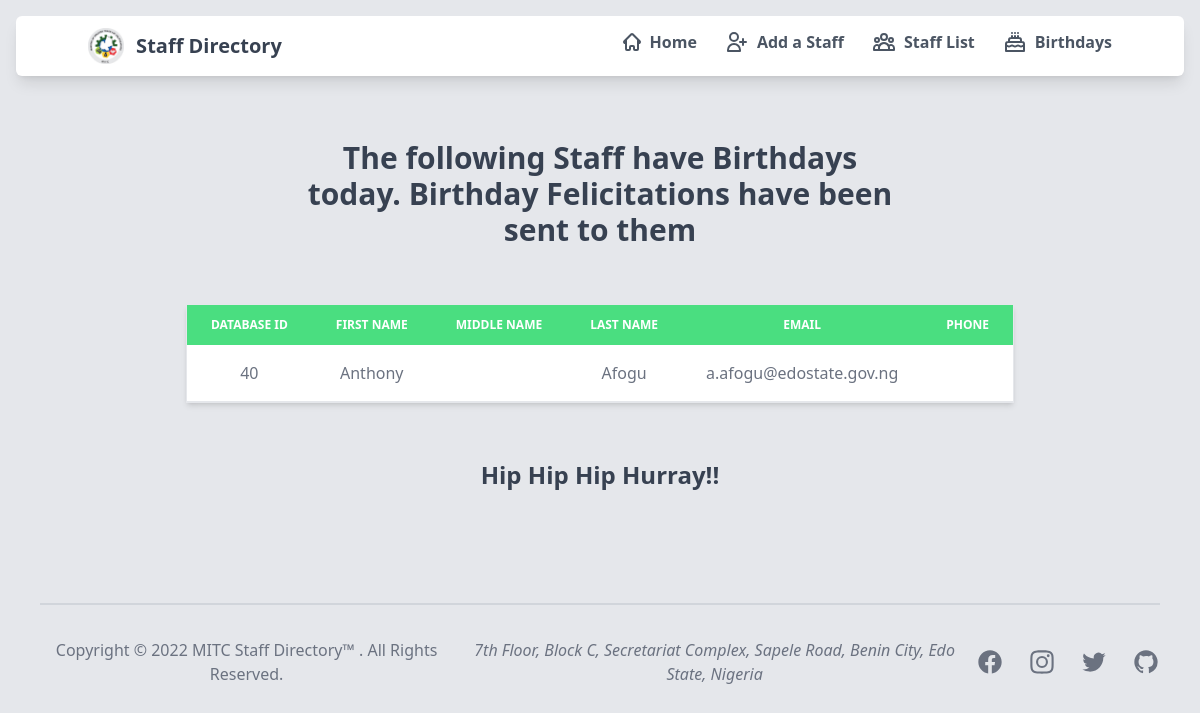
The page /birthday/ on the database its author committed.
### sendmail/models.py (models this page shows, shortened)
class staffDetails(models.Model):
    first_name = models.CharField('First Name', max_length=20, null=False)
    middle_name = models.CharField('Middle Name', max_length=20, null=True, blank=True)
    last_name = models.CharField('Last Name', max_length=20, null=False)
    phone_number = PhoneNumberField(('Phone Number'), default='08012345678')
    email = models.EmailField('Official Email', max_length = 254, null=False)
    cadre = models.CharField('Cadre', max_length=50, null=False)
    first_appointment = models.DateField(("Date of First Appointment"), default=datetime.date.today, null=False, blank=False)
    department = models.CharField('Department', max_length=100, null=False, default='Admin Dept (default)')
    level = models.IntegerField('Grade Level', null=False)
    step = models.IntegerField('Step', null=False)
    staff_image = models.ImageField(
        verbose_name="Profile Picture",
        upload_to='staffimages',
        default='staffimages/default.jpg'
    )
    GENDER = (
        (1, 'Male'),
        (2, 'Female'),
        (3, 'Prefer not to say')
    )
    gender = models.IntegerField('Gender', choices=GENDER, default=2)
    MONTHS = (
        (1, 'January'),
        (2, 'February'),
        (3, 'March'),
        (4, 'April'),
        (5, 'May'),
        (6, 'June'),
        (7, 'July'),
        (8, 'August'),
        (9, 'September'),
        (10, 'October'),
        (11, 'November'),
        (12, 'December')
    )
    birth_month = models.IntegerField('Birth Month', choices=MONTHS, default=1)
    birth_day = models.IntegerField('Birth Day', null=False)
    class Meta:
        db_table = 'sendmail_staffdetails'
    @property
    def BIRTHDAY_TODAY(self):
        if (self.birth_month, self.birth_day) == (date.today().month, date.today().day):
            return True
        return False

### sendmail/views.py (the view)
# urls.py: path('', views.bdaycheck, name = 'birthday')
def bdaycheck(request):
    data = staffDetails.objects.all()
    print("\nChecking...\n")
    if celebrants := [
            {
                'databaseid': record.id,
                'firstname': record.first_name,
                'middlename': record.middle_name,
                'lastname': record.last_name,
                'email': record.email,
                'phonenumber': record.phone_number
            }
            for record in data if record.BIRTHDAY_TODAY
        ]:
        print("We have birthday(s) today: \n")
        for celebrant in celebrants:
            for key, value in celebrant.items():
                print(f'{key}: {value}')
            print('')
        return sendmail(request, celebrants)
    else:
        print("No birthdays today \n")
        t = loader.get_template('nobirthday.html')
        return HttpResponse(t.render())

### sendmail/templates/emailsent.html (shortened to what this page needs)
{% extends "base.html" %}
{% load widget_tweaks %}
{% load static %}
{% block content %}
    <div class="container mx-auto">
        <section class="grid place-items-center h-auto">
            <div class="grid place-items-center p-4 gap-y-14">
                <div class="mx-auto mt-10 md:mt-12 overflow-visible">
                    <h1 class="text-3xl text-gray-700 font-bold text-center w-full md:w-[600px]">
                        The following Staff have Birthdays today.
                        Birthday Felicitations have been sent to them
                    </h1>
                </div>
                <div class="flex container overflow-x-auto border border-b shadow-md sm:square-lg">
                    <table class="w-full text-md p-8 text-center text-gray-500 overflow-x-auto">
                        <thead class="text-xs text-white uppercase bg-green-400">
                            <tr>
                                <th scope="col" class="px-6 py-3">
                                    Database ID
                                </th>
                                <th scope="col" class="px-6 py-3">
                                    First Name
                                </th>
                                <th scope="col" class="px-6 py-3">
                                    Middle Name
                                </th>
                                <th scope="col" class="px-6 py-3">
                                    Last Name
                                </th>
                                <th scope="col" class="px-6 py-3">
                                    Email
                                </th>
                                <th scope="col" class="px-6 py-3">
                                    Phone
                                </th>
                            </tr>
                        </thead>
                        <tbody>
                            {% for celebrant in celebrants %}
                                <tr class="bg-white border-b dark:bg-gray-800 dark:border-gray-700">
                                    <td class="px-6 py-4">
                                        {{ celebrant.databaseid }}
                                    </td>
                                    <td class="px-6 py-4">
                                        {{ celebrant.firstname }}
                                    </td>
                                    <td class="px-6 py-4">
                                    </td>
                                    <td class="px-6 py-4">
                                        {{ celebrant.lastname }}
                                    </td>
                                    <td class="px-6 py-4">
                                        {{ celebrant.email }}
                                    </td>
                                    <td class="px-6 py-4">
                                    </td>
                                </tr>
                            {% endfor %}
                        </tbody>
                    </table>
                </div>
                <div class="flex justify-center md:mb-4">
                    <h1 class="text-2xl text-gray-700 font-bold text-center">
                        Hip Hip Hip Hurray!!
                    </h1>
                </div>
            </div>
        </section>
    </div>
{% endblock %}

### rows shown on the page
staffDetails: firstname "Anthony", lastname "Afogu", email "a.afogu@edostate.gov.ng"

### other values the page prints
{{ celebrant.databaseid }} "40"
